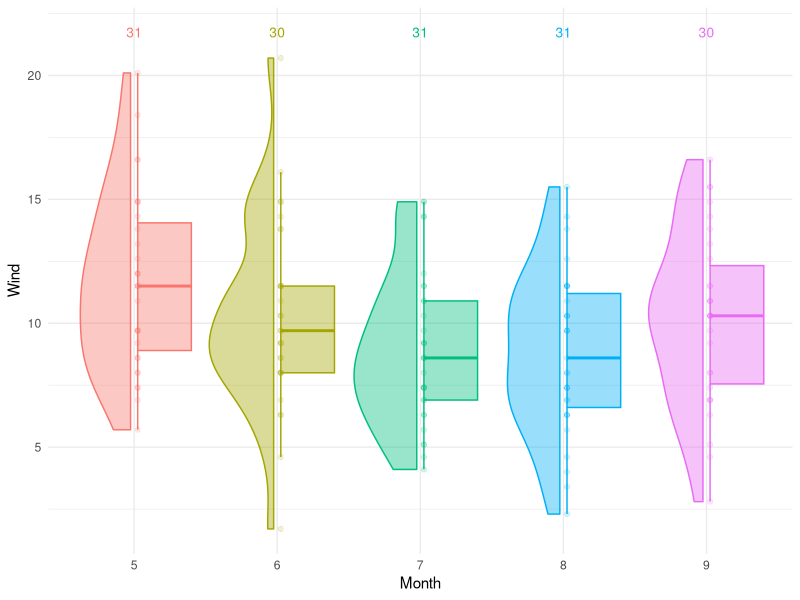
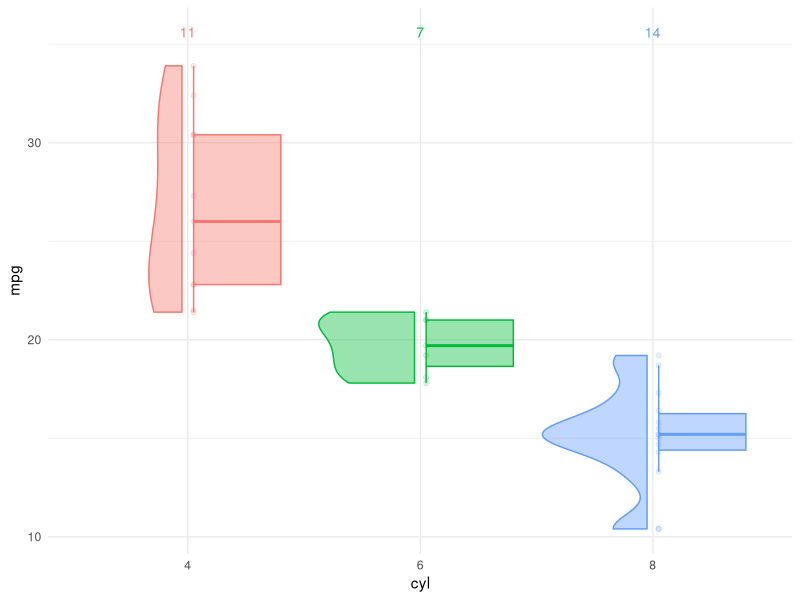
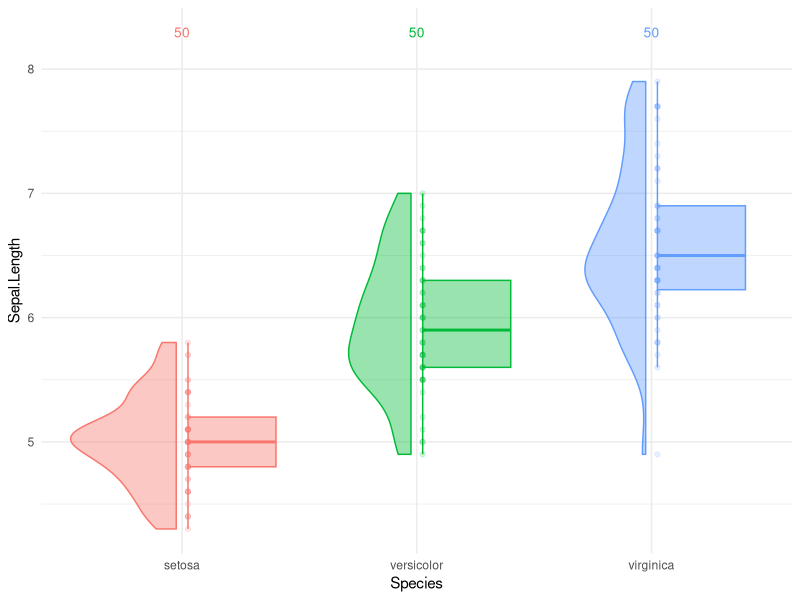

Write the R code that produced these figures, in order.

library(tidyverse)

# plotting function to have half violin and boxplot :::::::
fn_plt_halfviolin <- function(arg_df, 
                              arg_category, 
                              arg_numerical, 
                              arg_offset = 0.025) {
  
  df_agg <- arg_df |> 
    rename(vcategory = !!arg_category, 
           vnumerical = !!arg_numerical) |> 
    mutate(vcategory = as.factor(vcategory)) |> 
    group_by(vcategory) |> 
    summarise(recs = n(), 
              val_min = min(vnumerical, 
                            na.rm = TRUE), 
              val_max = max(vnumerical, 
                            na.rm = TRUE))
  
  pp1 <- arg_df |> 
    rename(vcategory = !!arg_category, 
           vnumerical = !!arg_numerical) |> 
    ggplot(aes(x = as.factor(vcategory), 
               y = vnumerical, 
               color = as.factor(vcategory), 
               fill = as.factor(vcategory))) + 
    # geom_boxplot(alpha = 0.7) + 
    # geom_violin(alpha = 0.7) + 
    theme_minimal() + 
    theme(legend.position = 'none') + 
    labs(x = arg_category, 
         y = arg_numerical)
  
  # nudging components, from @teunbrand ::::::::::::
  # right_nudge <- aes(
  #   xmin = after_scale(x),
  #   x = stage(class, after_stat = x + offset)
  # )
  # left_nudge  <- aes(
  #   xmax = after_scale(x),
  #   x = stage(class, after_stat = x - offset)
  # )
  
  pp2 <- pp1 + 
    geom_violin(aes(x = stage(as.factor(vcategory), 
                              after_stat = x - arg_offset), 
                    xmax = after_scale(x)), 
                alpha = 0.4) + 
    geom_boxplot(aes(x = stage(as.factor(vcategory), 
                              after_stat = x + arg_offset), 
                     xmin = after_scale(x)), 
                 alpha = 0.4, 
                 outlier.shape = NA) + 
    geom_point(aes(x = stage(as.factor(vcategory), 
                              after_stat = x + arg_offset), 
                    xmin = after_scale(x)), 
                alpha = 0.15) + 
    geom_text(data = df_agg, 
              aes(x = vcategory, 
                  y = max(val_max) * 1.05, 
                  label = recs), 
              size = 3.5)
  
  return(pp2)
}

# tests ??????????????????????????????????
fn_plt_halfviolin(arg_df = airquality, 
                  arg_category = 'Month', 
                  arg_numerical = 'Wind')
fn_plt_halfviolin(mtcars, 
                  'cyl', 
                  'mpg')
fn_plt_halfviolin(iris, 
                  'Species', 
                  'Sepal.Length')

